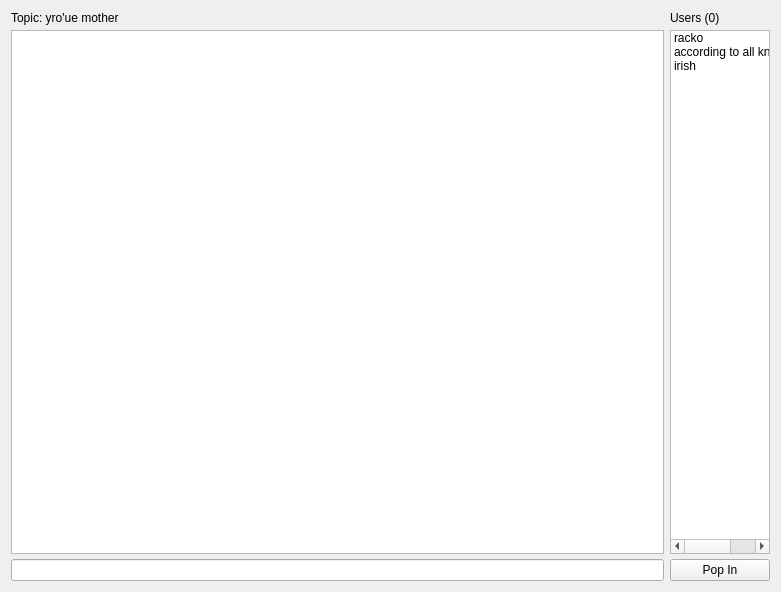
<?xml version="1.0" encoding="UTF-8"?>
<ui version="4.0">
 <class>Form</class>
 <widget class="QWidget" name="Form">
  <property name="geometry">
   <rect>
    <x>0</x>
    <y>0</y>
    <width>781</width>
    <height>592</height>
   </rect>
  </property>
  <property name="windowTitle">
   <string>Form</string>
  </property>
  <layout class="QHBoxLayout" name="horizontalLayout">
   <item>
    <layout class="QVBoxLayout" name="content">
     <property name="spacing">
      <number>5</number>
     </property>
     <item>
      <layout class="QVBoxLayout" name="chat_area">
       <property name="spacing">
        <number>5</number>
       </property>
       <item>
        <widget class="QLabel" name="topic_label">
         <property name="sizePolicy">
          <sizepolicy hsizetype="Expanding" vsizetype="Preferred">
           <horstretch>0</horstretch>
           <verstretch>0</verstretch>
          </sizepolicy>
         </property>
         <property name="text">
          <string>Topic: yro'ue mother</string>
         </property>
        </widget>
       </item>
       <item>
        <widget class="QTextBrowser" name="display_text"/>
       </item>
      </layout>
     </item>
     <item>
      <layout class="QHBoxLayout" name="text_input">
       <property name="spacing">
        <number>5</number>
       </property>
       <item>
        <widget class="QLineEdit" name="input_field">
         <property name="sizePolicy">
          <sizepolicy hsizetype="Expanding" vsizetype="Preferred">
           <horstretch>0</horstretch>
           <verstretch>0</verstretch>
          </sizepolicy>
         </property>
        </widget>
       </item>
      </layout>
     </item>
    </layout>
   </item>
   <item>
    <layout class="QVBoxLayout" name="sidebar" stretch="2">
     <property name="spacing">
      <number>5</number>
     </property>
     <item>
      <layout class="QVBoxLayout" name="users_selector">
       <property name="spacing">
        <number>5</number>
       </property>
       <item>
        <widget class="QLabel" name="user_label">
         <property name="sizePolicy">
          <sizepolicy hsizetype="Preferred" vsizetype="Preferred">
           <horstretch>0</horstretch>
           <verstretch>0</verstretch>
          </sizepolicy>
         </property>
         <property name="text">
          <string>Users (0)</string>
         </property>
        </widget>
       </item>
       <item>
        <widget class="QListWidget" name="user_list">
         <property name="sizePolicy">
          <sizepolicy hsizetype="Preferred" vsizetype="Expanding">
           <horstretch>0</horstretch>
           <verstretch>0</verstretch>
          </sizepolicy>
         </property>
         <property name="mouseTracking">
          <bool>true</bool>
         </property>
         <property name="autoFillBackground">
          <bool>true</bool>
         </property>
         <property name="sizeAdjustPolicy">
          <enum>QAbstractScrollArea::SizeAdjustPolicy::AdjustToContents</enum>
         </property>
         <property name="editTriggers">
          <set>QAbstractItemView::EditTrigger::NoEditTriggers</set>
         </property>
         <property name="resizeMode">
          <enum>QListView::ResizeMode::Adjust</enum>
         </property>
         <property name="itemAlignment">
          <set>Qt::AlignmentFlag::AlignLeading</set>
         </property>
         <item>
          <property name="text">
           <string>racko</string>
          </property>
         </item>
         <item>
          <property name="text">
           <string>according to all known laws</string>
          </property>
         </item>
         <item>
          <property name="text">
           <string>irish</string>
          </property>
         </item>
        </widget>
       </item>
       <item>
        <widget class="QPushButton" name="pushButton">
         <property name="text">
          <string>Pop In</string>
         </property>
        </widget>
       </item>
      </layout>
     </item>
    </layout>
   </item>
  </layout>
 </widget>
 <resources/>
 <connections/>
</ui>
